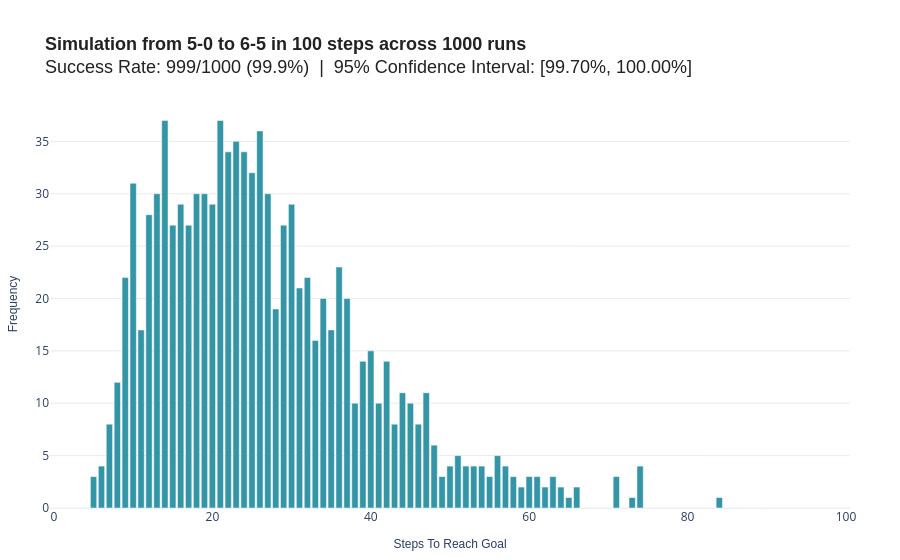
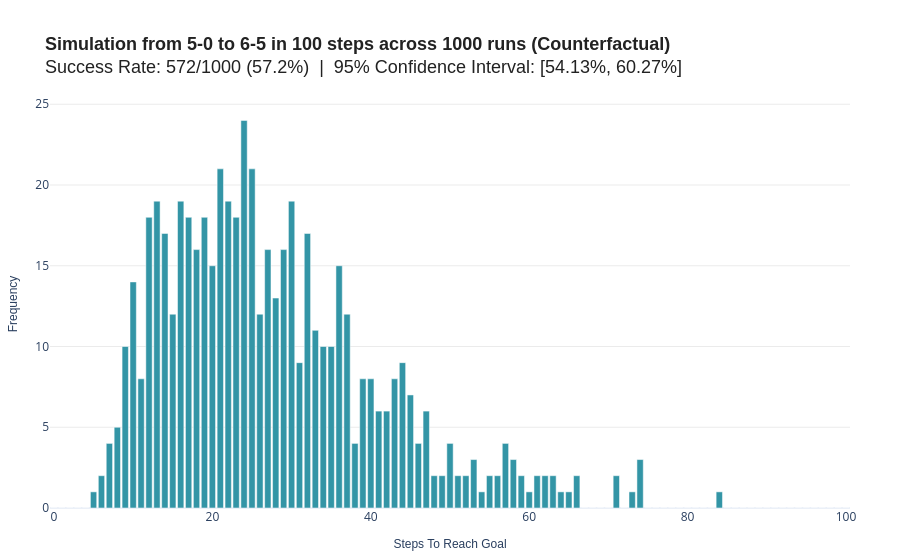

The cell these charts' notebook holds for them, in order:
### Code cell
# run a counterfactual query (sequentially)
severed_edges = [("6-3", "6-5")]

counterfactual_query = interface.evaluate_counterfactual(
    start_state = "5-0", 
    target_state = "6-5", 
    steps = 100, 
    num_runs = 1000, 
    ci = 0.95, 
    run_parallel = False, 
    severed_edges = severed_edges
)

### Figure 1 — Plotly figure (JSON) as saved in the notebook; plotly's stock layout.template omitted (floating-point values rounded to 4 significant figures)
{"data": [{"hovertemplate": "<b>Step</b> %{x}<br><b>Frequency</b> %{y:.0f}<br><extra></extra>", "legendgroup": "", "marker": {"color": "#3395A6", "pattern": {"shape": ""}}, "name": "", "orientation": "v", "showlegend": false, "textposition": "auto", "type": "bar", "x": [0, 1, 2, 3, 4, 5, 6, 7, 8, 9, 10, 11, 12, 13, 14, 15, 16, 17, 18, 19, 20, 21, 22, 23, 24, 25, 26, 27, 28, 29, 30, 31, 32, 33, 34, 35, 36, 37, 38, 39, 40, 41, 42, 43, 44, 45, 46, 47, 48, 49, 50, 51, 52, 53, 54, 55, 56, 57, 58, 59, 60, 61, 62, 63, 64, 65, 66, 67, 68, 69, 70, 71, 72, 73, 74, 75, 76, 77, 78, 79, 80, 81, 82, 83, 84, 85, 86, 87, 88, 89, 90, 91, 92, 93, 94, 95, 96, 97, 98, 99, 100], "xaxis": "x", "y": [0, 0, 0, 0, 0, 3, 4, 8, 12, 22, 31, 17, 28, 30, 37, 27, 29, 27, 30, 30, 29, 37, 34, 35, 34, 32, 36, 30, 19, 27, 29, 21, 22, 16, 20, 17, 23, 20, 10, 14, 15, 10, 14, 8, 11, 10, 8, 11, 6, 3, 4, 5, 4, 4, 4, 3, 5, 4, 3, 2, 3, 3, 2, 3, 2, 1, 2, 0, 0, 0, 0, 3, 0, 1, 4, 0, 0, 0, 0, 0, 0, 0, 0, 0, 1, 0, 0, 0, 0, 0, 0, 0, 0, 0, 0, 0, 0, 0, 0, 0, 0], "yaxis": "y"}], "layout": {"barmode": "relative", "hoverlabel": {"bgcolor": "#FFFFFF", "font": {"family": "Arial", "size": 13}}, "legend": {"tracegroupgap": 0}, "margin": {"b": 50, "l": 50, "r": 50, "t": 100}, "title": {"font": {"color": "#222222", "family": "Arial", "size": 18}, "text": "<b>Simulation from 5-0 to 6-5 in 100 steps across 1000 runs</b><br><span style='font_size: 13px; color=#666666, font-weight=normal;'>Success Rate: 999/1000 (99.9%) &nbsp;|&nbsp; 95% Confidence Interval: [99.70%, 100.00%]</span>"}, "xaxis": {"anchor": "y", "domain": [0, 1], "title": {"font": {"family": "Arial", "size": 12}, "text": "Steps To Reach Goal"}}, "yaxis": {"anchor": "x", "domain": [0, 1], "gridcolor": "#EBEBEB", "title": {"font": {"family": "Arial", "size": 12}, "text": "Frequency"}}}}

### Figure 2 — Plotly figure (JSON) as saved in the notebook; plotly's stock layout.template omitted (floating-point values rounded to 4 significant figures)
{"data": [{"hovertemplate": "<b>Step</b> %{x}<br><b>Frequency</b> %{y:.0f}<br><extra></extra>", "legendgroup": "", "marker": {"color": "#3395A6", "pattern": {"shape": ""}}, "name": "", "orientation": "v", "showlegend": false, "textposition": "auto", "type": "bar", "x": [0, 1, 2, 3, 4, 5, 6, 7, 8, 9, 10, 11, 12, 13, 14, 15, 16, 17, 18, 19, 20, 21, 22, 23, 24, 25, 26, 27, 28, 29, 30, 31, 32, 33, 34, 35, 36, 37, 38, 39, 40, 41, 42, 43, 44, 45, 46, 47, 48, 49, 50, 51, 52, 53, 54, 55, 56, 57, 58, 59, 60, 61, 62, 63, 64, 65, 66, 67, 68, 69, 70, 71, 72, 73, 74, 75, 76, 77, 78, 79, 80, 81, 82, 83, 84, 85, 86, 87, 88, 89, 90, 91, 92, 93, 94, 95, 96, 97, 98, 99, 100], "xaxis": "x", "y": [0, 0, 0, 0, 0, 1, 2, 4, 5, 10, 14, 8, 18, 19, 17, 12, 19, 18, 16, 18, 15, 21, 19, 18, 24, 21, 12, 16, 13, 16, 19, 9, 17, 11, 10, 10, 15, 12, 4, 8, 8, 6, 6, 8, 9, 7, 4, 6, 2, 2, 4, 2, 2, 3, 1, 2, 2, 4, 3, 2, 1, 2, 2, 2, 1, 1, 2, 0, 0, 0, 0, 2, 0, 1, 3, 0, 0, 0, 0, 0, 0, 0, 0, 0, 1, 0, 0, 0, 0, 0, 0, 0, 0, 0, 0, 0, 0, 0, 0, 0, 0], "yaxis": "y"}], "layout": {"barmode": "relative", "hoverlabel": {"bgcolor": "#FFFFFF", "font": {"family": "Arial", "size": 13}}, "legend": {"tracegroupgap": 0}, "margin": {"b": 50, "l": 50, "r": 50, "t": 100}, "title": {"font": {"color": "#222222", "family": "Arial", "size": 18}, "text": "<b>Simulation from 5-0 to 6-5 in 100 steps across 1000 runs (Counterfactual)</b><br><span style='font_size: 13px; color=#666666, font-weight=normal;'>Success Rate: 572/1000 (57.2%) &nbsp;|&nbsp; 95% Confidence Interval: [54.13%, 60.27%]</span>"}, "xaxis": {"anchor": "y", "domain": [0, 1], "title": {"font": {"family": "Arial", "size": 12}, "text": "Steps To Reach Goal"}}, "yaxis": {"anchor": "x", "domain": [0, 1], "gridcolor": "#EBEBEB", "title": {"font": {"family": "Arial", "size": 12}, "text": "Frequency"}}}}
